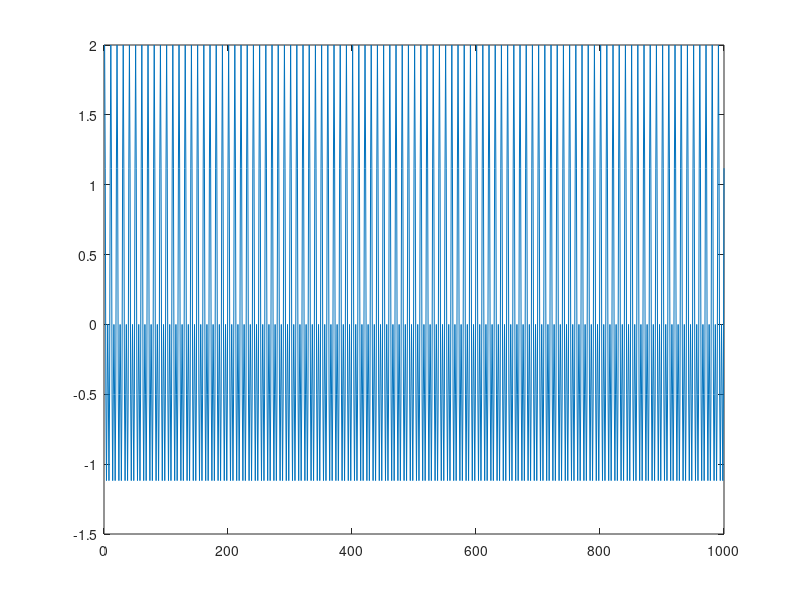

Write the MATLAB code that produced this figure. (Note: this script raises an error after producing the figure.)
 t = 0:0.001:1-0.001;
 x = cos(2*pi*100*t)+cos(2*pi*200*t);
 plot(x)
 xdft = fft(x);
 % the DFT bins for 100 Hz are 101 and 1000-101+2
 indices100 = [101 length(xdft)-101+2];
 ydft = zeros(size(xdft));
 ydft(indices100) = xdft(indices100);
 y = ifft(ydft,'symmetric');
 
 figure
 plot(y)
